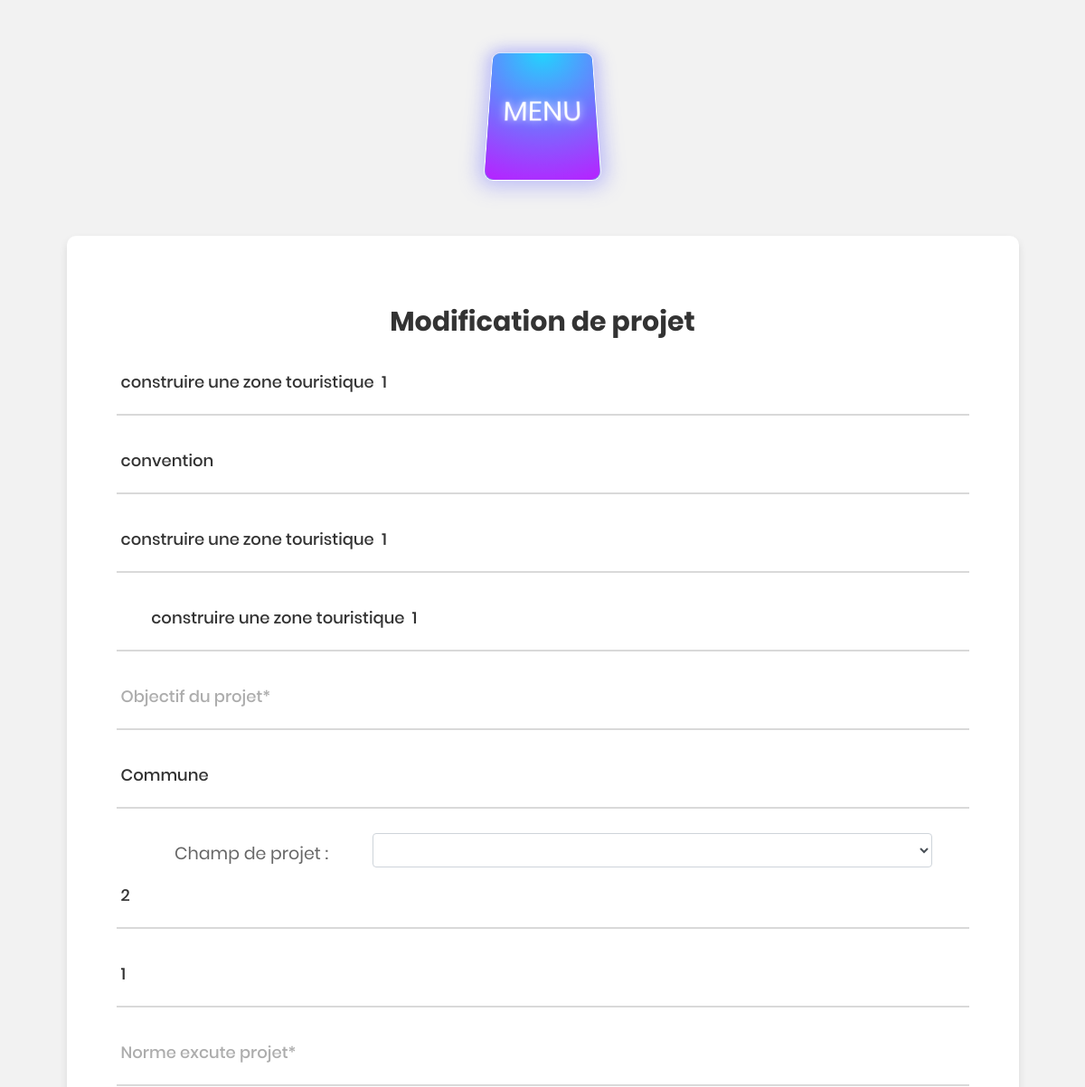
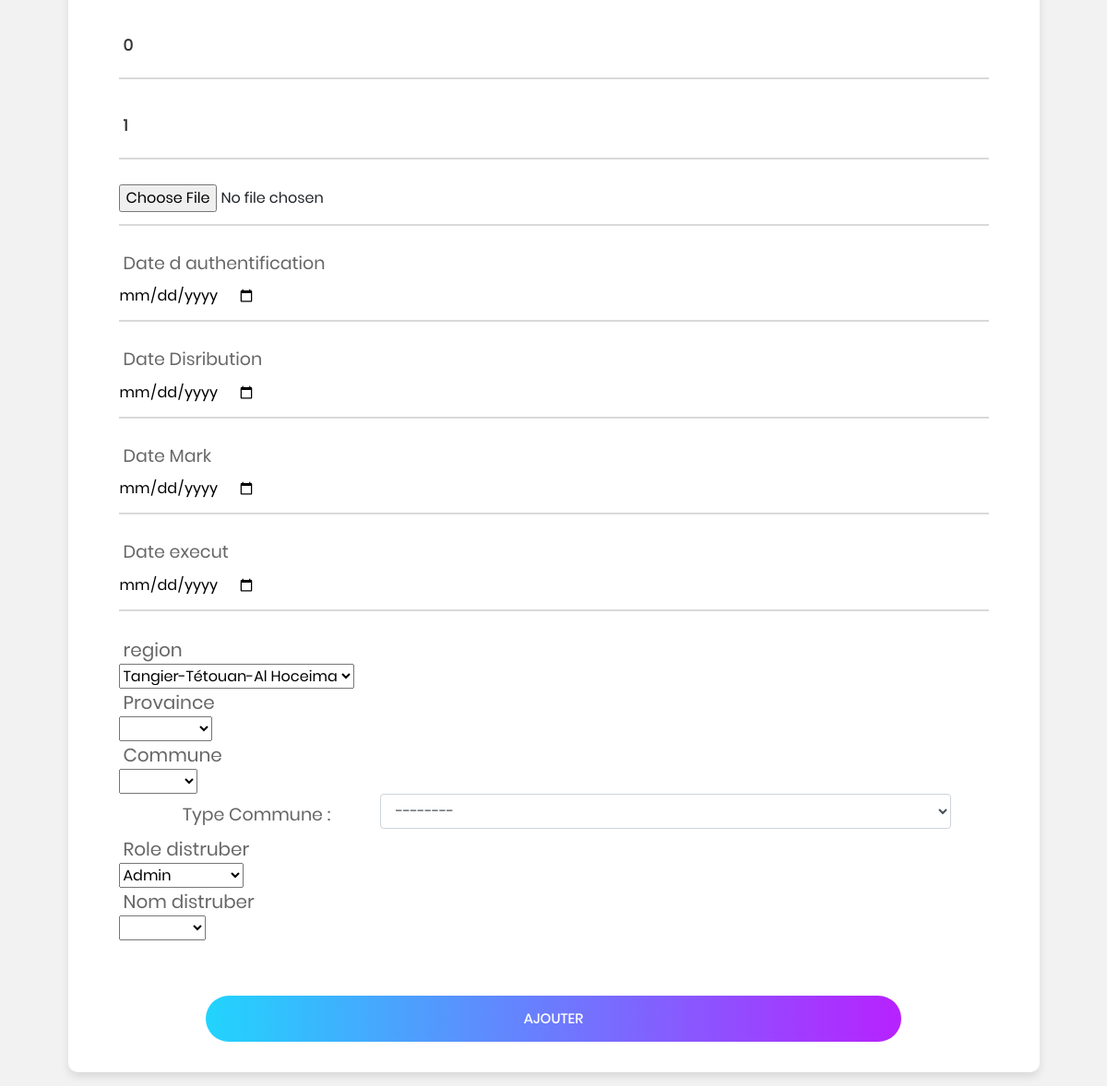
Page /ModifProjet.php?Modif=3 on the committed database (2 pictures, top to bottom).
### tables this page shows
CREATE TABLE `projet` (
  `IdProjet` int(10) NOT NULL,
  `TitreProjet` varchar(50) DEFAULT NULL,
  `typeprojet` varchar(50) DEFAULT NULL,
  `sujetprojet` varchar(50) DEFAULT NULL,
  `textprojet` text,
  `objectifprojet` text,
  `specialiteprojet` varchar(50) DEFAULT NULL,
  `champprojet` varchar(50) DEFAULT NULL,
  `indicenrprojet` int(10) DEFAULT NULL,
  `voteprojet` int(10) DEFAULT NULL,
  `normeExcutprojet` text,
  `indicesNRProjet` float DEFAULT NULL,
  `booleenPDR` tinyint(1) DEFAULT NULL,
  `SourcePDF` blob,
  `SourcePDF2` blob
);

CREATE TABLE `dateprojet` (
  `idprojet` int(11) NOT NULL,
  `dateAuthentif` date DEFAULT NULL,
  `dateDistribut` date DEFAULT NULL,
  `dateMark` date DEFAULT NULL,
  `dateExecut` date DEFAULT NULL
);

CREATE TABLE `zone` (
  `IdZone` int(10) NOT NULL,
  `idprojet` int(10) DEFAULT NULL,
  `region` varchar(100) DEFAULT NULL,
  `provaince` varchar(100) DEFAULT NULL,
  `commune` varchar(100) DEFAULT NULL,
  `Typecommune` varchar(100) DEFAULT NULL
);

### ModifProjet.php (the view, shortened to what this page needs)
<!DOCTYPE html>
<html>
<head>
  <link rel="stylesheet" type="text/css" href="./vendor/bootstrap/css/bootstrap.css">
  <link rel="stylesheet" type="text/css" href="./fonts/font-awesome-4.7.0/css/font-awesome.min.css">
  <link rel="stylesheet" type="text/css" href="./fonts/iconic/css/material-design-iconic-font.min.css">
  <link rel="stylesheet" type="text/css" href="./css/util.css">
  <link rel="stylesheet" type="text/css" href="./css/main.css">
</head>
<header>
 <div style="background: #f2f2f2;">
<?php
include "MenuDesign.php";
?>
</div>
</header>
<body>
<?php
include ("database.php");
$page = $_GET['Modif'];
$ID_PROJET0=$page;
?>
  <div class="limiter">
    <div class="container-main100">
      <div class="wrap-main-body">
<form method="POST">
 <span class="main100-form-title p-b-26">
            Modification de projet
          </span>
<?php
  $sql = "SELECT * FROM projet WHERE IdProjet = ".$ID_PROJET0;
  $result = mysqli_query($bdd,$sql);
  $row = mysqli_fetch_array($result,MYSQLI_ASSOC);
?>
           <div class="wrap-input100 validate-input" >
            <input class="input100" type="text" name="TitreProjet" id="TitreProjet" placeholder="Titre de projet *"
            value="<?php echo $row["TitreProjet"];?>" required>
            <span class="focus-input100"></span>
          </div>
          <div class="wrap-input100 validate-input" >
            <input class="input100" type="text" name="typeprojet" id="typeprojet" placeholder="Type projet *"
            value="<?php echo $row["typeprojet"];?>" required>
            <span class="focus-input100"></span>
          </div>
          <div class="wrap-input100 validate-input" >
            <input class="input100" type="text" name="sujetprojet" id="sujetprojet" placeholder="Sujet de projet *"
            value="<?php echo $row["sujetprojet"];?>" required>
            <span class="focus-input100"></span>
          </div>
          <div class="wrap-input100 validate-input" >
            <input class="input100" type="text" name="textprojet" id="textprojet" placeholder="Text de projet*"
            value="<?php echo $row["textprojet"];?>" required>
            <span class="focus-input100"></span>
          </div>
          <div class="wrap-input100 validate-input" >
            <input class="input100" type="text" name="objectifprojet" id="objectifprojet" placeholder="Objectif du projet*"
            value="<?php echo $row["objectifprojet"];?>" required>
            <span class="focus-input100"></span>
          </div>
          <div class="wrap-input100 validate-input" >
            <input class="input100" type="text" name="specialiteprojet" id="specialiteprojet" placeholder="Specialite projet*"
            value="<?php echo $row["specialiteprojet"];?>" required>
            <span class="focus-input100"></span>
          </div>
             <div class="row  justify-content-center" >
           <div class="col-md-3" style="text-align: center;margin-top: 9px;">
           <label>Champ de projet : </label></div>
           <div class="col-md-8">
            <select class="form-control"  name="champprojet" id="champprojet">
            <option><?php echo $row["champprojet"];?></option>
              <option>Secteur sociale</option>
            </select>
          </div>
         </div>
          <div class="wrap-input100 validate-input" >
            <input class="input100" type="text" name="indicenrprojet" id="indicenrprojet" placeholder="Indicenrprojet*"
            value="<?php echo $row["indicenrprojet"];?>" required>
            <span class="focus-input100"></span>
          </div>
          <div class="wrap-input100 validate-input" >
            <input class="input100" type="text" name="voteprojet" id="voteprojet" placeholder="Vote projet*"
            value="<?php echo $row["voteprojet"];?>"required>
            <span class="focus-input100"></span>
          </div>
          <div class="wrap-input100 validate-input" >
            <input class="input100" type="text" name="normeExcutprojet" id="normeExcutprojet" placeholder="Norme excute projet*"
            value="<?php echo $row["normeExcutprojet"];?>"required>
            <span class="focus-input100"></span>
          </div>
          <div class="wrap-input100 validate-input" >
            <input class="input100" type="text" name="indicesNRProjet" id="indicesNRProjet" placeholder="Indice NRP *"
            value="<?php echo $row["indicesNRProjet"];?>"required>
            <span class="focus-input100"></span>
          </div>
          <div class="wrap-input100 validate-input" >
            <input class="input100" type="text" name="booleenPDR" id="booleenPDR" placeholder="booleen PDR*"
            value="<?php echo $row["booleenPDR"];?>" required>
            <span class="focus-input100"></span>
          </div>
          <div class="wrap-input100 validate-input" >
            <input  type="file" name="SourcePDF" id="SourcePDF" value="SOurce PDF">
            <span class="focus-input100"></span>
          </div>
          <?php
  $sql = "SELECT * FROM dateprojet WHERE idprojet = ".$ID_PROJET0;
  $result = mysqli_query($bdd,$sql);
  $row = mysqli_fetch_array($result,MYSQLI_ASSOC);
           ?>
          <div class="wrap-input100 validate-input" >
          <label>Date d authentification</label>
          <br>
            <input  type="date" name="dateAuthentif" id="dateAuthentif"
            value="<?php echo $row["dateAuthentif"];?>" >
            <span class="focus-input100"></span>
          </div>
          <div class="wrap-input100 validate-input" >
          <label>Date Disribution </label>
          <br>
            <input  type="date" name="dateDistribut" id="dateDistribut"
            value="<?php echo $row["dateDistribut"];?>" >
            <span class="focus-input100"></span>
          </div>
          <div class="wrap-input100 validate-input" >
          <label>Date Mark</label>
          <br>
            <input  type="date" name="dateMark" id="dateMark"
            value="<?php echo $row["dateMark"];?>" >
            <span class="focus-input100"></span>
          </div>
        <div class="wrap-input100 validate-input" >
          <label>Date execut</label>
          <br>
            <input  type="date" name="dateExecut" id="dateExecut"
            value="<?php echo $row["dateExecut"];?>" >
            <span class="focus-input100"></span>
          </div>
          <?php
  $sql = "SELECT * FROM zone WHERE idprojet = ".$ID_PROJET0;
  $result = mysqli_query($bdd,$sql);
  $row = mysqli_fetch_array($result,MYSQLI_ASSOC);
           ?>
        <span class="label-input100">region</span>
          <div>
            <select class="selection-2" name="region" id="region">
            <option><?php echo $row["region"];?></option>
            </select>
          </div>
        <span class="label-input100">Provaince</span>
          <div>
            <select class="selection-2" name="provaince" id="provaince">
              <option><?php echo $row["provaince"];?></option>
              <option>----------</option>
            </select>
          </div>
        <span class="label-input100">Commune</span>
          <div>
            <select class="selection-2" name="commune" id="commune">
            <option><?php echo $row["commune"];?></option>
              <option>--------</option>
            </select>
          </div>
          <div class="row  justify-content-center" >
           <div class="col-md-3" style="text-align: center;margin-top: 9px;">
           <label>Type Commune : </label></div>
           <div class="col-md-8">
            <select class="form-control" name="Typecommune" id="Typecommune">
              <option>--------</option>
            </select>
          </div>
         </div>
     <span class="label-input100">Role distruber</span>
          <div>
            <select class="selection-2" name="roledistruber" id="roledistruber">
              <option>Admin</option>
            </select>
          </div>
          <span class="label-input100">Nom distruber</span>
          <div>
            <select class="selection-2" name="nomdistruber" id="nomdistruber" onchange="">
           <option></option>
          <option>AgenceX</option>
            </select>
          </div>
		<div class="container-main-form-btn" style=" padding-top: 60px;">
            <div class="wrap-main100-form-btn">
              <div class="main100-form-bgbtn"></div>
              <button type="submit" class="main100-form-btn" name="Validerprojet">
                Ajouter
              </button>
            </div>
          </div>
</form>
</div>
</div>
</div>
</body>
</html>

### css/main.css (style rules this page uses)
* { margin: 0px; padding: 0px; box-sizing: border-box; }
body, html { height: 100%; font-family: Poppins-Regular, sans-serif; }
header { background: #f2f2f2; }
body { background: #f2f2f2 !important ; }
label { font-family: Poppins-Regular; font-size: 19px; color: #666666; line-height: 1.5; padding-left: 5px; }
input { outline: none; border: none; }
button { outline: none !important; border: none; background: transparent; }
.limiter { width: 100%; margin: 0 auto; }
.container-main100 { width: 100%; display: -webkit-box; display: -webkit-flex; display: -moz-box; display: -ms-flexbox; display: flex; flex-wrap: wrap; justify-content: center; align-items: center; padding: 15px; background: #f2f2f2; }
.wrap-main-body { width: 90%; background: #fff; border-radius: 10px; overflow: hidden; padding: 77px 55px 33px 55px; box-shadow: 0 5px 10px 0px rgba(0, 0, 0, 0.1); -moz-box-shadow: 0 5px 10px 0px rgba(0, 0, 0, 0.1); -webkit-box-shadow: 0 5px 10px 0px rgba(0, 0, 0, 0.1); -o-box-shadow: 0 5px 10px 0px rgba(0, 0, 0, 0.1); -ms-box-shadow: 0 5px 10px 0px rgba(0, 0, 0, 0.1); }
.main100-form-title { display: block; font-family: Poppins-Bold; font-size: 30px; color: #333333; line-height: 1.2; text-align: center; }
.wrap-input100 { width: 100%; position: relative; border-bottom: 2px solid #adadad; margin-bottom: 37px; }
.input100 { font-family: Poppins-Regular; font-size: 15px; color: #555555; line-height: 1.2; display: block; width: 100%; height: 45px; background: transparent; padding: 0 5px; }
.wrap-input100 { width: 100%; position: relative; border-bottom: 2px solid #d9d9d9; padding-bottom: 13px; margin-bottom: 27px; }
.label-input100 { font-family: Poppins-Regular; font-size: 20px; color: #666666; line-height: 1.5; padding-left: 5px; }
.input100 { display: block; width: 100%; background: transparent; font-family: Poppins-Medium; font-size: 18px; color: #333333; line-height: 1.2; padding: 0 5px; }
.focus-input100 { position: absolute; display: block; width: 100%; height: 100%; top: 0; left: 0; pointer-events: none; }
.focus-input100::before { content: ""; display: block; position: absolute; bottom: -2px; left: 0; width: 0; height: 2px; -webkit-transition: all 0.4s; -o-transition: all 0.4s; -moz-transition: all 0.4s; transition: all 0.4s; background: #7f7f7f; }
.focus-input100::before { content: ""; display: block; position: absolute; bottom: -2px; left: 0; width: 0; height: 2px; -webkit-transition: all 0.4s; -o-transition: all 0.4s; -moz-transition: all 0.4s; transition: all 0.4s; background: #6a7dfe; background: -webkit-linear-gradient(left, #21d4fd, #b721ff); background: -o-linear-gradient(left, #21d4fd, #b721ff); background: -moz-linear-gradient(left, #21d4fd, #b721ff); background: linear-gradient(left, #21d4fd, #b721ff); }
.focus-input100::after { font-family: Poppins-Regular; font-size: 15px; color: #999999; line-height: 1.2; content: attr(data-placeholder); display: block; width: 100%; position: absolute; top: 16px; left: 0px; padding-left: 5px; -webkit-transition: all 0.4s; -o-transition: all 0.4s; -moz-transition: all 0.4s; transition: all 0.4s; }
.wrap-main100-form-btn { width: 80%; display: block; position: relative; z-index: 1; border-radius: 25px; overflow: hidden; margin: 0 auto; }
.main100-form-bgbtn { position: absolute; z-index: -1; width: 300%; height: 100%; background: #a64bf4; background: -webkit-linear-gradient(right, #21d4fd, #b721ff, #21d4fd, #b721ff); background: -o-linear-gradient(right, #21d4fd, #b721ff, #21d4fd, #b721ff); background: -moz-linear-gradient(right, #21d4fd, #b721ff, #21d4fd, #b721ff); background: linear-gradient(right, #21d4fd, #b721ff, #21d4fd, #b721ff); top: 0; left: -100%; -webkit-transition: all 0.4s; -o-transition: all 0.4s; -moz-transition: all 0.4s; transition: all 0.4s; }
.main100-form-btn { font-family: Poppins-Medium; font-size: 15px; color: #fff; line-height: 1.2; text-transform: uppercase; display: -webkit-box; display: -webkit-flex; display: -moz-box; display: -ms-flexbox; display: flex; justify-content: center; align-items: center; padding: 0 20px; width: 100%; height: 50px; }
.validate-input { position: relative; }

### rows in the picture
projet: TitreProjet "construire une zone touristique 1", typeprojet "convention", sujetprojet "construire une zone touristique 1", textprojet "construire une zone touristique 1", specialiteprojet "Commune", indicenrprojet "2", voteprojet "1", indicesNRProjet "0", booleenPDR "1"
zone: region "Tangier-Tétouan-Al Hoceima"
